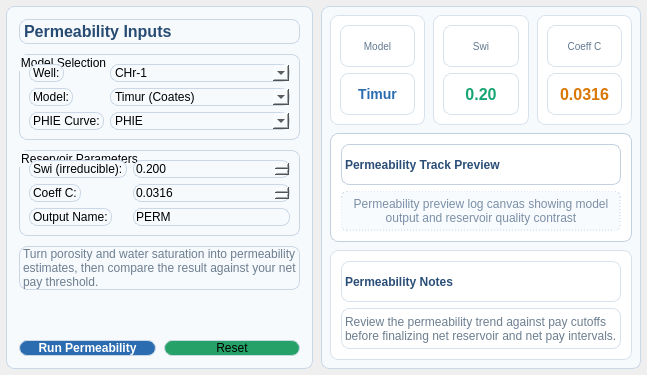
   <widget class="QWidget" name="tabPermeability">
    <attribute name="title">
     <string>Permeability (K)</string>
    </attribute>
    <layout class="QHBoxLayout" name="layoutPerm">
     <property name="spacing">
      <number>8</number>
     </property>
     <property name="leftMargin">
      <number>6</number>
     </property>
     <property name="topMargin">
      <number>6</number>
     </property>
     <property name="rightMargin">
      <number>6</number>
     </property>
     <property name="bottomMargin">
      <number>6</number>
     </property>
     <item>
      <widget class="QFrame" name="framePermControls">
       <property name="minimumSize">
        <size>
         <width>280</width>
         <height>0</height>
        </size>
       </property>
       <property name="maximumSize">
        <size>
         <width>340</width>
         <height>16777215</height>
        </size>
       </property>
       <property name="styleSheet">
        <string>background:#F7FAFD;border:1px solid #C9D7E6;border-radius:8px;</string>
       </property>
       <property name="frameShape">
        <enum>QFrame::StyledPanel</enum>
       </property>
       <layout class="QVBoxLayout" name="layoutPermControls">
        <property name="spacing">
         <number>10</number>
        </property>
        <property name="leftMargin">
         <number>12</number>
        </property>
        <property name="topMargin">
         <number>12</number>
        </property>
        <property name="rightMargin">
         <number>12</number>
        </property>
        <property name="bottomMargin">
         <number>12</number>
        </property>
        <item>
         <widget class="QLabel" name="lblPermTitle">
          <property name="styleSheet">
           <string>font-size:16px;font-weight:700;color:#274B72;padding:2px 0;</string>
          </property>
          <property name="text">
           <string>Permeability Inputs</string>
          </property>
         </widget>
        </item>
        <item>
         <widget class="QGroupBox" name="groupPermParams">
          <property name="title">
           <string>Model Selection</string>
          </property>
          <layout class="QFormLayout" name="formPerm">
           <item row="0" column="0">
            <widget class="QLabel" name="auto_label_038">
             <property name="text">
              <string>Well:</string>
             </property>
            </widget>
           </item>
           <item row="0" column="1">
            <widget class="QComboBox" name="comboPermWell">
             <item>
              <property name="text">
               <string>CHr-1</string>
              </property>
             </item>
            </widget>
           </item>
           <item row="1" column="0">
            <widget class="QLabel" name="auto_label_039">
             <property name="text">
              <string>Model:</string>
             </property>
            </widget>
           </item>
           <item row="1" column="1">
            <widget class="QComboBox" name="comboPermModel">
             <item>
              <property name="text">
               <string>Timur (Coates)</string>
              </property>
             </item>
             <item>
              <property name="text">
               <string>Kozeny-Carman</string>
              </property>
             </item>
             <item>
              <property name="text">
               <string>Wyllie-Rose</string>
              </property>
             </item>
             <item>
              <property name="text">
               <string>Core Regression</string>
              </property>
             </item>
            </widget>
           </item>
           <item row="2" column="0">
            <widget class="QLabel" name="auto_label_040">
             <property name="text">
              <string>PHIE Curve:</string>
             </property>
            </widget>
           </item>
           <item row="2" column="1">
            <widget class="QComboBox" name="comboPermPhie">
             <item>
              <property name="text">
               <string>PHIE</string>
              </property>
             </item>
            </widget>
           </item>
          </layout>
         </widget>
        </item>
        <item>
         <widget class="QGroupBox" name="groupPermCalibration">
          <property name="title">
           <string>Reservoir Parameters</string>
          </property>
          <layout class="QFormLayout" name="formPermCalibration">
           <item row="0" column="0">
            <widget class="QLabel" name="auto_label_041">
             <property name="text">
              <string>Swi (irreducible):</string>
             </property>
            </widget>
           </item>
           <item row="0" column="1">
            <widget class="QDoubleSpinBox" name="spinPermSwi">
             <property name="decimals">
              <number>3</number>
             </property>
             <property name="minimum">
              <double>0.000000000000000</double>
             </property>
             <property name="maximum">
              <double>1.000000000000000</double>
             </property>
             <property name="value">
              <double>0.200000000000000</double>
             </property>
            </widget>
           </item>
           <item row="1" column="0">
            <widget class="QLabel" name="auto_label_042">
             <property name="text">
              <string>Coeff C:</string>
             </property>
            </widget>
           </item>
           <item row="1" column="1">
            <widget class="QDoubleSpinBox" name="spinPermC">
             <property name="decimals">
              <number>4</number>
             </property>
             <property name="minimum">
              <double>0.000000000000000</double>
             </property>
             <property name="maximum">
              <double>100.000000000000000</double>
             </property>
             <property name="value">
              <double>0.031600000000000</double>
             </property>
            </widget>
           </item>
           <item row="2" column="0">
            <widget class="QLabel" name="auto_label_043">
             <property name="text">
              <string>Output Name:</string>
             </property>
            </widget>
           </item>
           <item row="2" column="1">
            <widget class="QLineEdit" name="linePermOutName">
             <property name="text">
              <string>PERM</string>
             </property>
            </widget>
           </item>
          </layout>
         </widget>
        </item>
        <item>
         <widget class="QLabel" name="lblPermHint">
          <property name="styleSheet">
           <string>color:#6C7E90;font-size:12px;line-height:1.4;</string>
          </property>
          <property name="text">
           <string>Turn porosity and water saturation into permeability estimates, then compare the result against your net pay threshold.</string>
          </property>
          <property name="wordWrap">
           <bool>true</bool>
          </property>
         </widget>
        </item>
        <item>
         <spacer name="spacerPermControls">
          <property name="orientation">
           <enum>Qt::Vertical</enum>
          </property>
          <property name="sizeHint" stdset="0">
           <size>
            <width>20</width>
            <height>40</height>
           </size>
          </property>
         </spacer>
        </item>
        <item>
         <layout class="QHBoxLayout" name="layoutPermActions">
          <property name="spacing">
           <number>8</number>
          </property>
          <item>
           <widget class="QPushButton" name="btnCalcPerm">
            <property name="styleSheet">
             <string>background-color:#2B6CB0;color:#FFFFFF;font-weight:600;</string>
            </property>
            <property name="text">
             <string>Run Permeability</string>
            </property>
           </widget>
          </item>
          <item>
           <widget class="QPushButton" name="btnResetPerm">
            <property name="styleSheet">
             <string notr="true">background-color: rgb(38, 162, 105);</string>
            </property>
            <property name="text">
             <string>Reset</string>
            </property>
           </widget>
          </item>
         </layout>
        </item>
       </layout>
      </widget>
     </item>
     <item>
      <widget class="QFrame" name="framePermWorkspace">
       <property name="styleSheet">
        <string>background:#F7FAFD;border:1px solid #C9D7E6;border-radius:8px;</string>
       </property>
       <property name="frameShape">
        <enum>QFrame::StyledPanel</enum>
       </property>
       <layout class="QVBoxLayout" name="layoutPermWorkspace">
        <property name="spacing">
         <number>8</number>
        </property>
        <property name="leftMargin">
         <number>8</number>
        </property>
        <property name="topMargin">
         <number>8</number>
        </property>
        <property name="rightMargin">
         <number>8</number>
        </property>
        <property name="bottomMargin">
         <number>8</number>
        </property>
        <item>
         <layout class="QHBoxLayout" name="layoutPermCards">
          <property name="spacing">
           <number>8</number>
          </property>
          <item>
           <widget class="QFrame" name="cardPermModel">
            <property name="styleSheet">
             <string>background:#FFFFFF;border:1px solid #D8E2EC;border-radius:8px;</string>
            </property>
            <property name="frameShape">
             <enum>QFrame::StyledPanel</enum>
            </property>
            <layout class="QVBoxLayout" name="layoutCardPermModel">
             <item>
              <widget class="QLabel" name="lblPermModelTitle">
               <property name="styleSheet">
                <string>color:#61788F;font-size:10px;</string>
               </property>
               <property name="text">
                <string>Model</string>
               </property>
               <property name="alignment">
                <set>Qt::AlignCenter</set>
               </property>
              </widget>
             </item>
             <item>
              <widget class="QLabel" name="lblPermModelValue">
               <property name="styleSheet">
                <string>font-size:14px;font-weight:700;color:#2B6CB0;</string>
               </property>
               <property name="text">
                <string>Timur</string>
               </property>
               <property name="alignment">
                <set>Qt::AlignCenter</set>
               </property>
              </widget>
             </item>
            </layout>
           </widget>
          </item>
          <item>
           <widget class="QFrame" name="cardPermSwi">
            <property name="styleSheet">
             <string>background:#FFFFFF;border:1px solid #D8E2EC;border-radius:8px;</string>
            </property>
            <property name="frameShape">
             <enum>QFrame::StyledPanel</enum>
            </property>
            <layout class="QVBoxLayout" name="layoutCardPermSwi">
             <item>
              <widget class="QLabel" name="lblPermSwiTitle">
               <property name="styleSheet">
                <string>color:#61788F;font-size:10px;</string>
               </property>
               <property name="text">
                <string>Swi</string>
               </property>
               <property name="alignment">
                <set>Qt::AlignCenter</set>
               </property>
              </widget>
             </item>
             <item>
              <widget class="QLabel" name="lblPermSwiValue">
               <property name="styleSheet">
                <string>font-size:16px;font-weight:700;color:#17A673;</string>
               </property>
               <property name="text">
                <string>0.20</string>
               </property>
               <property name="alignment">
                <set>Qt::AlignCenter</set>
               </property>
              </widget>
             </item>
            </layout>
           </widget>
          </item>
          <item>
           <widget class="QFrame" name="cardPermCoeff">
            <property name="styleSheet">
             <string>background:#FFFFFF;border:1px solid #D8E2EC;border-radius:8px;</string>
            </property>
            <property name="frameShape">
             <enum>QFrame::StyledPanel</enum>
            </property>
            <layout class="QVBoxLayout" name="layoutCardPermCoeff">
             <item>
              <widget class="QLabel" name="lblPermCoeffTitle">
               <property name="styleSheet">
                <string>color:#61788F;font-size:10px;</string>
               </property>
               <property name="text">
                <string>Coeff C</string>
               </property>
               <property name="alignment">
                <set>Qt::AlignCenter</set>
               </property>
              </widget>
             </item>
             <item>
              <widget class="QLabel" name="lblPermCoeffValue">
               <property name="styleSheet">
                <string>font-size:16px;font-weight:700;color:#D97706;</string>
               </property>
               <property name="text">
                <string>0.0316</string>
               </property>
               <property name="alignment">
                <set>Qt::AlignCenter</set>
               </property>
              </widget>
             </item>
            </layout>
           </widget>
          </item>
         </layout>
        </item>
        <item>
         <widget class="QFrame" name="framePermCanvas">
          <property name="styleSheet">
           <string>background:#FFFFFF;border:1px solid #C2D0E0;border-radius:8px;</string>
          </property>
          <property name="frameShape">
           <enum>QFrame::StyledPanel</enum>
          </property>
          <property name="frameShadow">
           <enum>QFrame::Sunken</enum>
          </property>
          <layout class="QVBoxLayout" name="layoutPermCanvas">
           <property name="leftMargin">
            <number>10</number>
           </property>
           <property name="topMargin">
            <number>10</number>
           </property>
           <property name="rightMargin">
            <number>10</number>
           </property>
           <property name="bottomMargin">
            <number>10</number>
           </property>
           <item>
            <widget class="QLabel" name="lblPermPlotTitle">
             <property name="styleSheet">
              <string>font-weight:700;color:#2A4E77;</string>
             </property>
             <property name="text">
              <string>Permeability Track Preview</string>
             </property>
            </widget>
           </item>
           <item>
            <widget class="QLabel" name="lblPermPlaceholder">
             <property name="styleSheet">
              <string>color:#7B8FA6;font-size:12px;border:1px dashed #C8D7E8;border-radius:6px;background:#F8FBFE;</string>
             </property>
             <property name="text">
              <string>Permeability preview log canvas showing model output and reservoir quality contrast</string>
             </property>
             <property name="alignment">
              <set>Qt::AlignCenter</set>
             </property>
             <property name="wordWrap">
              <bool>true</bool>
             </property>
            </widget>
           </item>
          </layout>
         </widget>
        </item>
        <item>
         <widget class="QFrame" name="framePermSummary">
          <property name="styleSheet">
           <string>background:#FFFFFF;border:1px solid #D8E2EC;border-radius:8px;</string>
          </property>
          <property name="frameShape">
           <enum>QFrame::StyledPanel</enum>
          </property>
          <layout class="QVBoxLayout" name="layoutPermSummary">
           <property name="leftMargin">
            <number>10</number>
           </property>
           <property name="topMargin">
            <number>10</number>
           </property>
           <property name="rightMargin">
            <number>10</number>
           </property>
           <property name="bottomMargin">
            <number>10</number>
           </property>
           <item>
            <widget class="QLabel" name="lblPermSummaryTitle">
             <property name="styleSheet">
              <string>font-weight:700;color:#2A4E77;</string>
             </property>
             <property name="text">
              <string>Permeability Notes</string>
             </property>
            </widget>
           </item>
           <item>
            <widget class="QLabel" name="lblPermSummaryText">
             <property name="styleSheet">
              <string>color:#6C7E90;font-size:12px;</string>
             </property>
             <property name="text">
              <string>Review the permeability trend against pay cutoffs before finalizing net reservoir and net pay intervals.</string>
             </property>
             <property name="wordWrap">
              <bool>true</bool>
             </property>
            </widget>
           </item>
          </layout>
         </widget>
        </item>
       </layout>
      </widget>
     </item>
    </layout>
   </widget>
